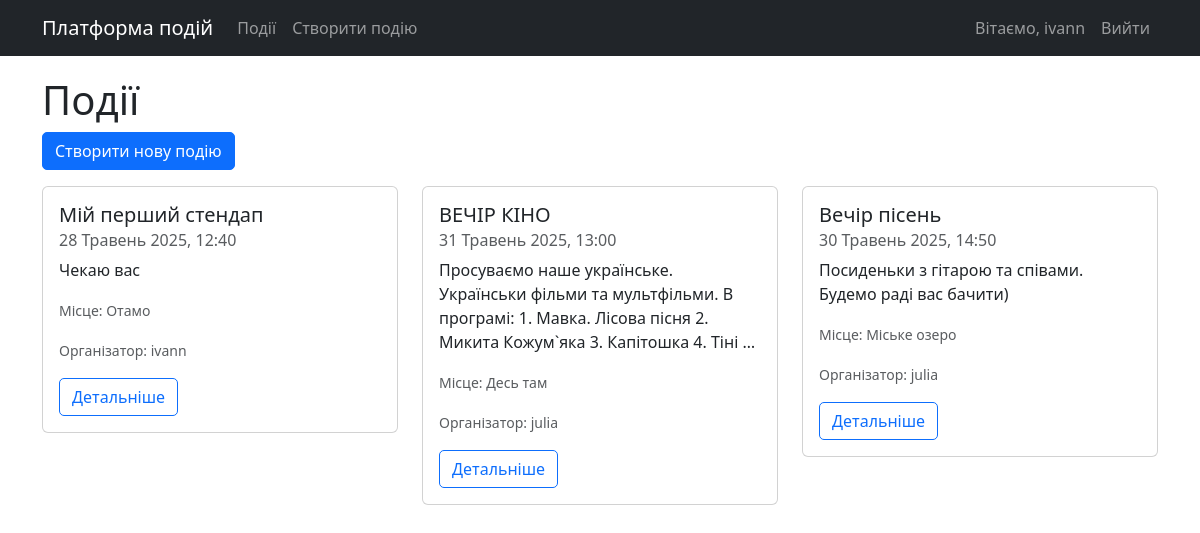
Screenshot of / (signed in) with the database file from the repository.
### events/models.py (models this page shows, shortened)
class Event(models.Model):
    title = models.CharField(max_length=200)
    description = models.TextField()
    date = models.DateTimeField()
    location = models.CharField(max_length=200)
    organizer = models.ForeignKey(User, on_delete=models.CASCADE)
    created_at = models.DateTimeField(auto_now_add=True)
    updated_at = models.DateTimeField(auto_now=True)

### events/views.py (the view)
# urls.py: path('', views.event_list, name='event_list'),
def event_list(request):
    events = Event.objects.all().order_by('-created_at')
    return render(request, 'events/event_list.html', {'events': events})

### events/templatetags/custom_filters.py (called while the page is built)
@register.filter
def uk_date(date, format_string='j F Y'):
    if not date:
        return ''
    uk_months = {
        'January': 'січня',
        'February': 'лютого',
        'March': 'березня',
        'April': 'квітня',
        'May': 'травня',
        'June': 'червня',
        'July': 'липня',
        'August': 'серпня',
        'September': 'вересня',
        'October': 'жовтня',
        'November': 'листопада',
        'December': 'грудня',
    }
    formatted_date = date_format(date, format_string)
    for eng, ukr in uk_months.items():
        formatted_date = formatted_date.replace(eng, ukr)
    return formatted_date

### templates/events/event_list.html (shortened to what this page needs)
{% extends 'base.html' %}
{% load custom_filters %}
{% block content %}
<div class="row">
    <div class="col-12">
        <h1>Події</h1>
        {% if user.is_authenticated %}
        <a href="{% url 'event_create' %}" class="btn btn-primary mb-3">Створити нову подію</a>
        {% endif %}
    </div>
</div>
<div class="row">
    {% if events %}
        {% for event in events %}
        <div class="col-md-6 col-lg-4">
            <div class="card event-card">
                <div class="card-body">
                    <h5 class="card-title">{{ event.title }}</h5>
                    <h6 class="card-subtitle mb-2 text-muted">{{ event.date|uk_date:"j F Y, H:i" }}</h6>
                    <p class="card-text">{{ event.description|truncatewords:20 }}</p>
                    <p class="card-text"><small class="text-muted">Місце: {{ event.location }}</small></p>
                    <p class="card-text"><small class="text-muted">Організатор: {{ event.organizer.username }}</small></p>
                    <a href="{% url 'event_detail' pk=event.pk %}" class="btn btn-outline-primary">Детальніше</a>
                </div>
            </div>
        </div>
        {% endfor %}
    {% else %}
        <div class="col-12">
            <p>Немає доступних подій.</p>
        </div>
    {% endif %}
</div>
{% endblock %}

### templates/base.html (shortened to what this page needs)
<!DOCTYPE html>
{% load static %}
<html lang="uk">
<head>
    <link href="https://cdn.jsdelivr.net/npm/bootstrap@5.3.0/dist/css/bootstrap.min.css" rel="stylesheet">
</head>
<body>
    <nav class="navbar navbar-expand-lg navbar-dark bg-dark">
        <div class="container">
            <a class="navbar-brand" href="{% url 'event_list' %}">Платформа подій</a>
            <div class="collapse navbar-collapse" id="navbarNav">
                <ul class="navbar-nav me-auto">
                    <li class="nav-item">
                        <a class="nav-link" href="{% url 'event_list' %}">Події</a>
                    </li>
                    {% if user.is_authenticated %}
                    <li class="nav-item">
                        <a class="nav-link" href="{% url 'event_create' %}">Створити подію</a>
                    </li>
                    {% endif %}
                </ul>
                <ul class="navbar-nav">
                    {% if user.is_authenticated %}
                    <li class="nav-item">
                        <span class="nav-link">Вітаємо, {{ user.username }}</span>
                    </li>
                    <li class="nav-item">
                        <form method="post" action="{% url 'logout' %}" class="d-inline">
                            <button type="submit" class="btn btn-link nav-link">Вийти</button>
                        </form>
                    </li>
                    {% endif %}
                </ul>
            </div>
        </div>
    </nav>
    <div class="container">
        {% block content %}{% endblock %}
    </div>
</body>
</html>

### templates/base.html (style rules this page uses)
.navbar { margin-bottom: 20px; }
.event-card { margin-bottom: 20px; transition: transform 0.2s; }
.btn-link.nav-link { background: none; border: none; padding: 0.5rem 1rem; color: rgba(255, 255, 255, 0.55); text-decoration: none; cursor: pointer; font-size: 1rem; }
.btn { border-radius: 5px; transition: all 0.2s; }

### rows the page displays
Event: title "Мій перший стендап", date|uk_date "28 Травень 2025, 12:40", description "Чекаю вас", location "Отамо", organizer.username "ivann"
Event: title "ВЕЧІР КІНО", date|uk_date "31 Травень 2025, 13:00", description "Просуваємо наше українське. Українськи фільми та мультфільми. В програмі: 1. Мавка. Лісова пісня 2. Микита Кожум`яка 3. Капітошка 4. Тіні …", location "Десь там", organizer.username "julia"
Event: title "Вечір пісень", date|uk_date "30 Травень 2025, 14:50", description "Посиденьки з гітарою та співами. Будемо раді вас бачити)", location "Міське озеро", organizer.username "julia"

### other values shown
{{ user.username }} "ivann"
